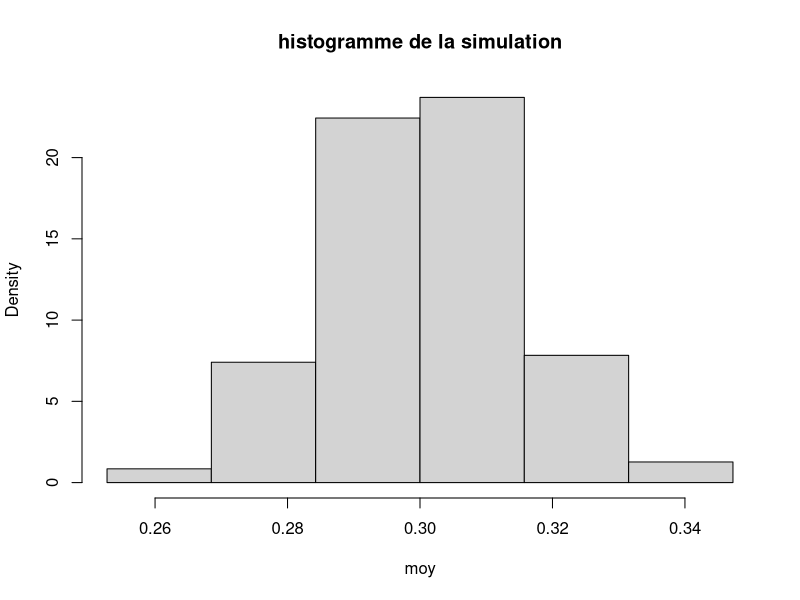
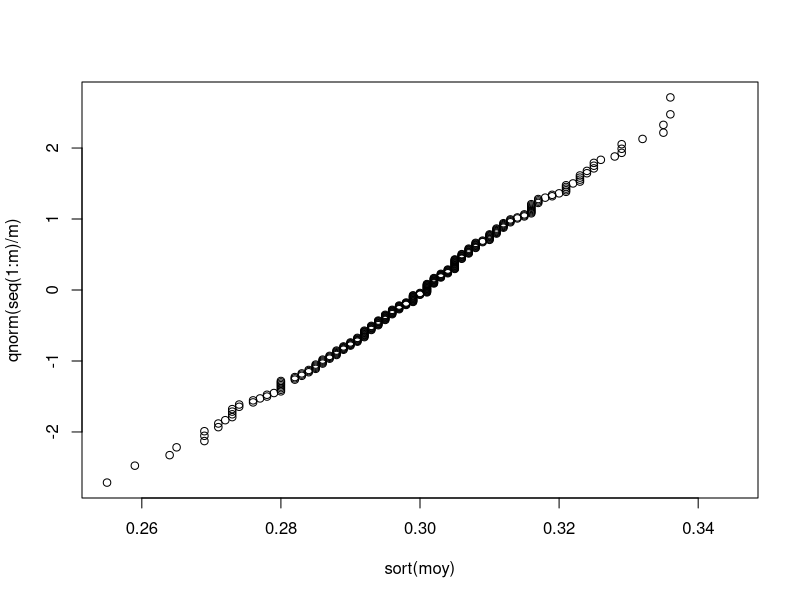

Generate these figures, in order, with R:
m <- 300
n <- 1000
p <- .3
moy <- integer(m)
for (i in 1:m) {
    x <- rbinom(n, 1, p)
    moy[i] <- sum(x)/n
}
#verification loi faible des grands nombres
eps <-.02
c<-0
for(i in 1:m){
  if(abs(moy[i]-p) > eps){
    c <- c + 1
  }
}
sprintf("pour epsilon = %f la proportion de fois ou la moyenne empirique s'eloigne de l'esperance est : %f (n = %d)", eps, c/m, n)
#verification centrale limite 
k <- as.integer(1 + log(m))
moy <- sort(moy)
a <- integer(k+1)
a[1] <- moy[1] - 0.025 * (moy[m] - moy[1])
a[k+1] <- moy[m] + 0.025 * (moy[m] - moy[1])
h <- (a[k+1] - a[1])/k
for (i in 2:k) {
    a[i] = a[i-1] + h
}
hist(moy, prob = T, breaks = a, main = "histogramme de la simulation")
plot(sort(moy), qnorm(seq(1:m)/m))